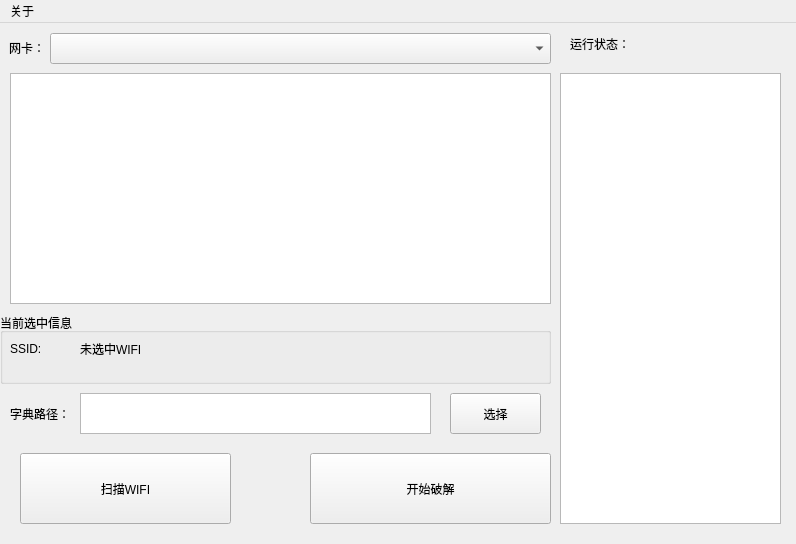
<?xml version="1.0" encoding="UTF-8"?>
<ui version="4.0">
 <class>MainWindow</class>
 <widget class="QMainWindow" name="MainWindow">
  <property name="geometry">
   <rect>
    <x>0</x>
    <y>0</y>
    <width>796</width>
    <height>544</height>
   </rect>
  </property>
  <property name="windowTitle">
   <string>sx3wf_V3.0</string>
  </property>
  <widget class="QWidget" name="centralwidget">
   <widget class="QLabel" name="label">
    <property name="geometry">
     <rect>
      <x>9</x>
      <y>9</y>
      <width>36</width>
      <height>31</height>
     </rect>
    </property>
    <property name="text">
     <string>网卡：</string>
    </property>
   </widget>
   <widget class="QListView" name="wifi_list">
    <property name="geometry">
     <rect>
      <x>10</x>
      <y>50</y>
      <width>541</width>
      <height>231</height>
     </rect>
    </property>
   </widget>
   <widget class="QTextBrowser" name="textBrowser">
    <property name="geometry">
     <rect>
      <x>80</x>
      <y>370</y>
      <width>351</width>
      <height>41</height>
     </rect>
    </property>
   </widget>
   <widget class="QPushButton" name="select_dict">
    <property name="geometry">
     <rect>
      <x>450</x>
      <y>370</y>
      <width>91</width>
      <height>41</height>
     </rect>
    </property>
    <property name="text">
     <string>选择</string>
    </property>
   </widget>
   <widget class="QGroupBox" name="groupBox">
    <property name="geometry">
     <rect>
      <x>0</x>
      <y>290</y>
      <width>551</width>
      <height>71</height>
     </rect>
    </property>
    <property name="title">
     <string>当前选中信息</string>
    </property>
    <widget class="QLabel" name="ssid">
     <property name="geometry">
      <rect>
       <x>80</x>
       <y>20</y>
       <width>231</width>
       <height>31</height>
      </rect>
     </property>
     <property name="text">
      <string>未选中WIFI</string>
     </property>
    </widget>
    <widget class="QLabel" name="label_3">
     <property name="geometry">
      <rect>
       <x>10</x>
       <y>20</y>
       <width>51</width>
       <height>31</height>
      </rect>
     </property>
     <property name="text">
      <string>SSID:</string>
     </property>
    </widget>
   </widget>
   <widget class="QPushButton" name="scan_wifi">
    <property name="geometry">
     <rect>
      <x>20</x>
      <y>430</y>
      <width>211</width>
      <height>71</height>
     </rect>
    </property>
    <property name="text">
     <string>扫描WIFI</string>
    </property>
   </widget>
   <widget class="QPushButton" name="Start_Crack">
    <property name="geometry">
     <rect>
      <x>310</x>
      <y>430</y>
      <width>241</width>
      <height>71</height>
     </rect>
    </property>
    <property name="text">
     <string>开始破解</string>
    </property>
   </widget>
   <widget class="QLabel" name="label_2">
    <property name="geometry">
     <rect>
      <x>570</x>
      <y>0</y>
      <width>91</width>
      <height>41</height>
     </rect>
    </property>
    <property name="text">
     <string>运行状态：</string>
    </property>
   </widget>
   <widget class="QComboBox" name="comboBox">
    <property name="geometry">
     <rect>
      <x>50</x>
      <y>10</y>
      <width>501</width>
      <height>31</height>
     </rect>
    </property>
    <property name="editable">
     <bool>false</bool>
    </property>
    <property name="maxCount">
     <number>21</number>
    </property>
   </widget>
   <widget class="QLabel" name="label_7">
    <property name="geometry">
     <rect>
      <x>10</x>
      <y>370</y>
      <width>60</width>
      <height>41</height>
     </rect>
    </property>
    <property name="text">
     <string>字典路径：</string>
    </property>
   </widget>
   <widget class="QListWidget" name="status_list">
    <property name="geometry">
     <rect>
      <x>560</x>
      <y>50</y>
      <width>221</width>
      <height>451</height>
     </rect>
    </property>
   </widget>
  </widget>
  <widget class="QMenuBar" name="menuBar">
   <property name="geometry">
    <rect>
     <x>0</x>
     <y>0</y>
     <width>796</width>
     <height>23</height>
    </rect>
   </property>
   <widget class="QMenu" name="menu">
    <property name="title">
     <string>关于</string>
    </property>
   </widget>
   <addaction name="menu"/>
  </widget>
 </widget>
 <resources/>
 <connections/>
</ui>
